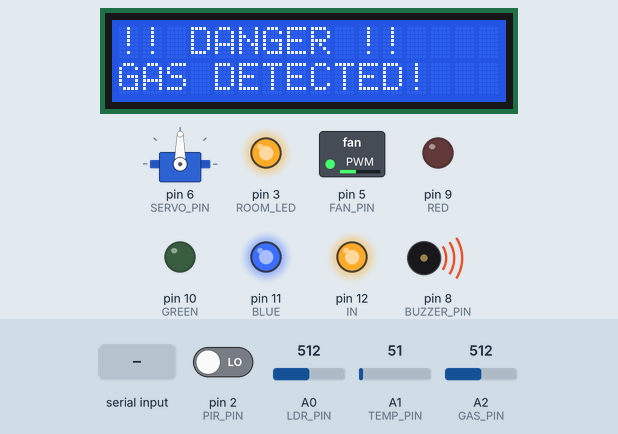
A sketch run on a simulated Arduino Uno, built with avr-gcc and run on an emulated ATmega328P. Parts: 16×2 character LCD, servo, switched loads named in the sketch (green lamp = pin HIGH), output pins drawn as LEDs (lit = HIGH), buzzer (waves = sounding, pin HIGH). The test bench sets the inputs (shaded band); at power-on: A2 (GAS_PIN) = 512, A0 (LDR_PIN) = 512, A1 (TEMP_PIN) = 51, pin 2 (PIR_PIN) LOW. What the sketch prints to the serial monitor is not drawn.

Above: at 2.7 s.
2.8 s: A2 (GAS_PIN) set to 418
5.8 s: A2 (GAS_PIN) set to 392
At 6.9 s:
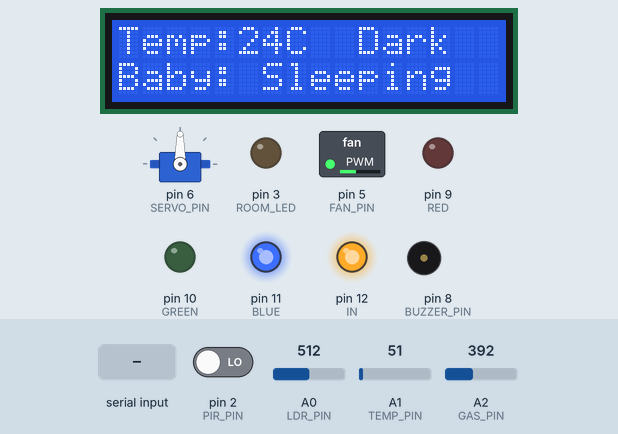
7.3 s: "CRY:\n" received over Serial
At 8.4 s:
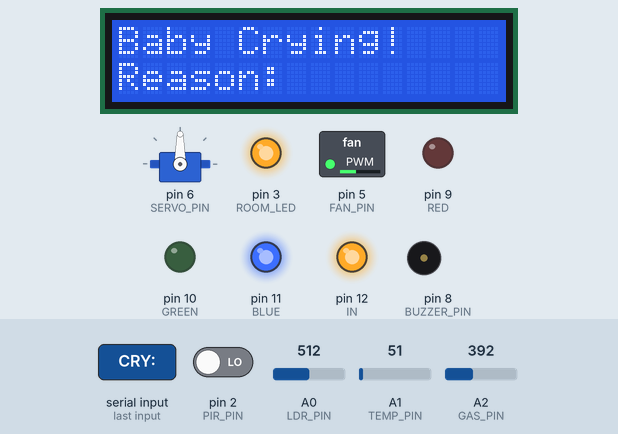
10.3 s: "CRY:END\n" received over Serial
At 11.4 s:
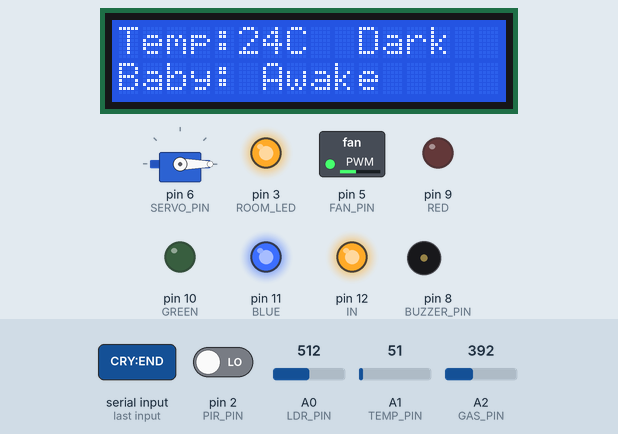
13.3 s: A0 (LDR_PIN) set to 487
At 13.9 s:
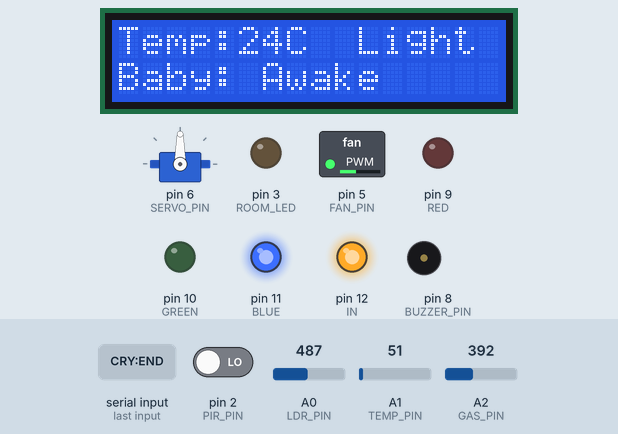
16.1 s: A1 (TEMP_PIN) set to 23
At 16.6 s:
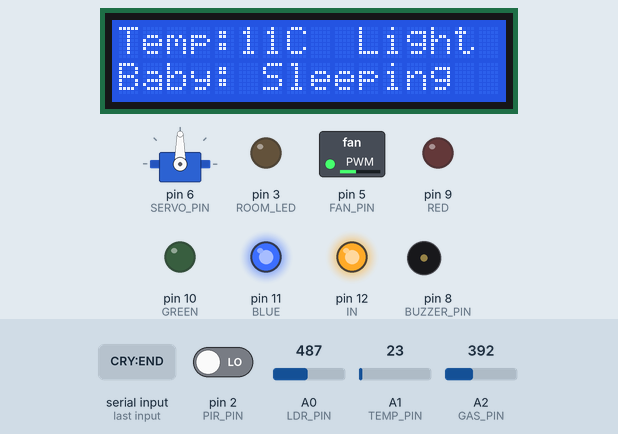
17.8 s: A1 (TEMP_PIN) set to 18
At 19.1 s:
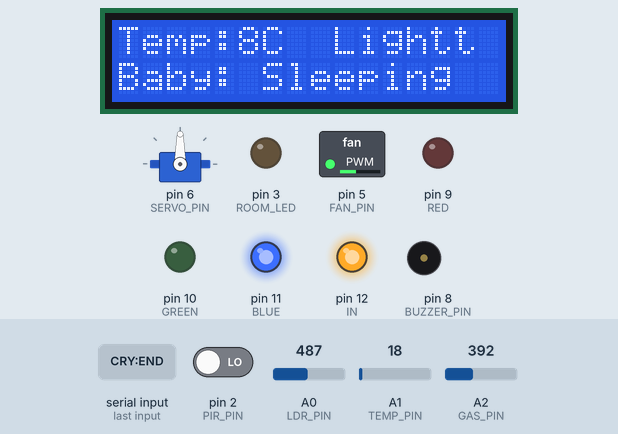
Timing chart, 0 to 20.4 s (numbered marks = the images above; inputs shaded):
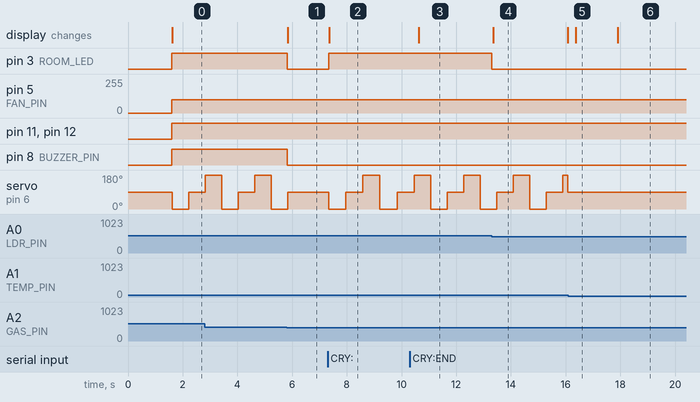

The sketch:

main.ino
```cpp
#include <LiquidCrystal_I2C.h>
#include <Servo.h>

LiquidCrystal_I2C lcd(0x27, 16, 2);
Servo bedServo;

#define PIR_PIN     2
#define LDR_PIN     A0
#define TEMP_PIN    A1
#define ROOM_LED    3
#define RED         9
#define GREEN       10
#define BLUE        11
#define FAN_PIN     5
#define IN          12
#define GAS_PIN     A2
#define BUZZER_PIN  8
#define SERVO_PIN   6

const int DARKNESS_THRESHOLD = 500;
const int GAS_THRESHOLD      = 400;

// ---- Sensor state ----

int  pirState = LOW;
int  lastPirState = LOW;
int  motionCount = 0;
unsigned long windowStartTime = 0;
const unsigned long WINDOW_DURATION = 8000;
bool isBabyAwake = false;

int  ldrValue = 0;
bool roomDark = false;

float temp = 0.0;
float volt = 0.0;

int  gasValue = 0;
bool gasAlert = false;
bool lastGasState = false;

// ---- Commands from Python / ML ----

bool isCryDetected = false;
bool isTiredBuzzerOn = false;
String cryType = "None";

// ---- Timing ----

unsigned long lastLCDUpdate   = 0;
unsigned long lastServoMove   = 0;
unsigned long lastSensorPrint = 0;
int  servoState = 0;

String serialBuffer = "";

void setup() {
  pinMode(PIR_PIN, INPUT);
  pinMode(LDR_PIN, INPUT);
  pinMode(TEMP_PIN, INPUT);
  pinMode(ROOM_LED, OUTPUT);
  pinMode(RED, OUTPUT);
  pinMode(GREEN, OUTPUT);
  pinMode(BLUE, OUTPUT);
  pinMode(FAN_PIN, OUTPUT);
  pinMode(IN, OUTPUT);
  pinMode(GAS_PIN, INPUT);
  pinMode(BUZZER_PIN, OUTPUT);

  Serial.begin(9600);

  lcd.init();
  lcd.backlight();
  lcd.setCursor(0, 0);
  lcd.print("Smart Baby Bed");
  lcd.setCursor(0, 1);
  lcd.print("System Ready...");
  delay(1500);
  lcd.clear();

  bedServo.attach(SERVO_PIN);
  bedServo.write(90);

  Serial.println("READY");
}

// ============================================================
// Receive commands from Laptop (Streamlit + ML)
// ============================================================

void processSerialCommand(String cmd) {
  cmd.trim();
  cmd.toUpperCase();

  if (cmd == "CRY:END" || cmd == "RESET" || cmd == "CRY_END") {
    isCryDetected   = false;
    isTiredBuzzerOn = false;
    cryType         = "None";

    bedServo.write(90);
    Serial.println("ACK:RESET");
  }
  else if (cmd.startsWith("CRY:")) {
    String reason = cmd.substring(4);
    reason.trim();
    reason.toLowerCase();

    isCryDetected = true;
    isBabyAwake   = true;

    if (reason == "hungry") {
      cryType = "Hungry";
      isTiredBuzzerOn = false;
    } else if (reason == "tired") {
      cryType = "Tired";
      isTiredBuzzerOn = true;
    } else if (reason == "discomfort") {
      cryType = "Discomfort";
      isTiredBuzzerOn = false;
    } else {
      cryType = reason;
      isTiredBuzzerOn = false;
    }

    Serial.print("ACK:CRY:");
    Serial.println(cryType);
  }
  else if (cmd == "GAS_CLEARED") {
    Serial.println("ACK:GAS_CLEARED");
  }
}

void readSerialFromLaptop() {
  while (Serial.available() > 0) {
    char c = Serial.read();
    if (c == '\n' || c == '\r') {
      if (serialBuffer.length() > 0) {
        processSerialCommand(serialBuffer);
        serialBuffer = "";
      }
    } else {
      serialBuffer += c;
      if (serialBuffer.length() > 64) {
        serialBuffer = "";
      }
    }
  }
}

// ============================================================
// Sensors
// ============================================================

void readSensors() {
  pirState = digitalRead(PIR_PIN);
  ldrValue = analogRead(LDR_PIN);
  roomDark = (ldrValue > DARKNESS_THRESHOLD);

  volt = analogRead(TEMP_PIN);
  temp = (volt * 5.0 / 1024.0) * 100.0;

  gasValue = analogRead(GAS_PIN);
  gasAlert = (gasValue > GAS_THRESHOLD);
}

void updateMotion() {
  unsigned long currentTime = millis();

  if (currentTime - windowStartTime >= WINDOW_DURATION) {
    windowStartTime = currentTime;
    motionCount = 0;
    if (!isCryDetected) {
      isBabyAwake = false;
    }
  }

  if (pirState == HIGH && lastPirState == LOW) {
    motionCount++;
    Serial.print("MOTION:");
    Serial.println(motionCount);

    if (motionCount >= 4) {
      isBabyAwake = true;
      Serial.println("AWAKE");
    }
  }
  lastPirState = pirState;
}


void sendSensorTelemetry() {
  if (millis() - lastSensorPrint < 1000) return;
  lastSensorPrint = millis();

  Serial.print("GAS:");
  Serial.println(gasValue);

  Serial.print("TEMP:");
  Serial.println((int)temp);

  Serial.print("LIGHT:");
  Serial.println(roomDark ? "DARK" : "BRIGHT");
}

// ============================================================
// Actuators
// ============================================================

void handleLighting() {
  if (roomDark && (isBabyAwake || isCryDetected || gasAlert)) {
    digitalWrite(ROOM_LED, HIGH);
  } else {
    digitalWrite(ROOM_LED, LOW);
  }
}

void handleTemp() {
  if (temp < 25.0) {
    digitalWrite(RED, LOW);
    digitalWrite(GREEN, LOW);
    digitalWrite(BLUE, HIGH);
    analogWrite(FAN_PIN, 100);
    digitalWrite(IN, HIGH);
  } else if (temp <= 30.0) {
    digitalWrite(RED, LOW);
    digitalWrite(GREEN, HIGH);
    digitalWrite(BLUE, LOW);
    analogWrite(FAN_PIN, 160);
    digitalWrite(IN, HIGH);
  } else {
    digitalWrite(RED, HIGH);
    digitalWrite(GREEN, LOW);
    digitalWrite(BLUE, LOW);
    analogWrite(FAN_PIN, 255);
    digitalWrite(IN, HIGH);
  }
}

void handleSafetyAlerts() {
  if (gasAlert || isTiredBuzzerOn) {
    digitalWrite(BUZZER_PIN, HIGH);
  } else {
    digitalWrite(BUZZER_PIN, LOW);
  }

  if (gasAlert && !lastGasState) {
    Serial.println("ALERT:GAS_DETECTED");
  }
  lastGasState = gasAlert;
}

void handleServo() {
  if (isBabyAwake || isCryDetected || gasAlert) {
    unsigned long currentTime = millis();
    if (currentTime - lastServoMove >= 600) {
      lastServoMove = currentTime;
      if (servoState == 0) {
        bedServo.write(0);
        servoState = 1;
      } else if (servoState == 1) {
        bedServo.write(90);
        servoState = 2;
      } else {
        bedServo.write(180);
        servoState = 0;
      }
    }
  } else {
    bedServo.write(90);
    servoState = 0;
  }
}

void updateDisplay() {
  if (millis() - lastLCDUpdate < 300) return;
  lastLCDUpdate = millis();

  if (gasAlert) {
    lcd.clear();
    lcd.setCursor(0, 0);
    lcd.print("!! DANGER !!");
    lcd.setCursor(0, 1);
    lcd.print("GAS DETECTED!");
  } else if (isCryDetected) {
    lcd.clear();
    lcd.setCursor(0, 0);
    lcd.print("Baby Crying!");
    lcd.setCursor(0, 1);
    lcd.print("Reason: ");
    lcd.print(cryType);
  } else {
    lcd.setCursor(0, 0);
    lcd.print("Temp:");
    lcd.print((int)temp);
    lcd.print("C  ");
    lcd.print(roomDark ? "Dark " : "Light");

    lcd.setCursor(0, 1);
    lcd.print("Baby: ");
    lcd.print(isBabyAwake ? "Awake   " : "Sleeping");
  }
}

void loop() {
  readSerialFromLaptop();
  readSensors();
  updateMotion();
  sendSensorTelemetry();
  handleLighting();
  handleTemp();
  handleSafetyAlerts();
  handleServo();
  updateDisplay();
  delay(30);
}
```

Measured:
- the behaviour switches between 401 and 400 on A2 (GAS_PIN) (found by bisection; images 0 and 1)
- the behaviour switches between 501 and 500 on A0 (LDR_PIN) (found by bisection; images 3 and 4)
- the behaviour switches between 21 and 20 on A1 (TEMP_PIN) (found by bisection; images 5 and 6)
- after the input at 5.8 s, pin 3 (ROOM_LED), pin 8 (BUZZER_PIN): HIGH → LOW at once; servo on pin 6 (SERVO_PIN): goes on until 5.8 s, then stays 90°; the display: changes after 0.05 s (image 1)
- after the input at 7.3 s, pin 3 (ROOM_LED): LOW → HIGH at once; servo on pin 6 (SERVO_PIN): 90° → 0° at once, → 90° 0.62 s later, → 180° 0.62 s later, → 0° 0.62 s later, … (5 changes in this stretch); the display: changes after 0.06 s (image 2)
- after the input at 10.3 s, the display: changes after 0.34 s (image 3)
- after the input at 13.3 s, pin 3 (ROOM_LED): HIGH → LOW after 0.00 s instead of 2.8 s; the display: changes after 0.05 s (image 4)
- after the input at 16.1 s, the display: changes after 0.26 s (image 5)
- after the input at 17.8 s, the display: changes after 0.10 s (image 6)
